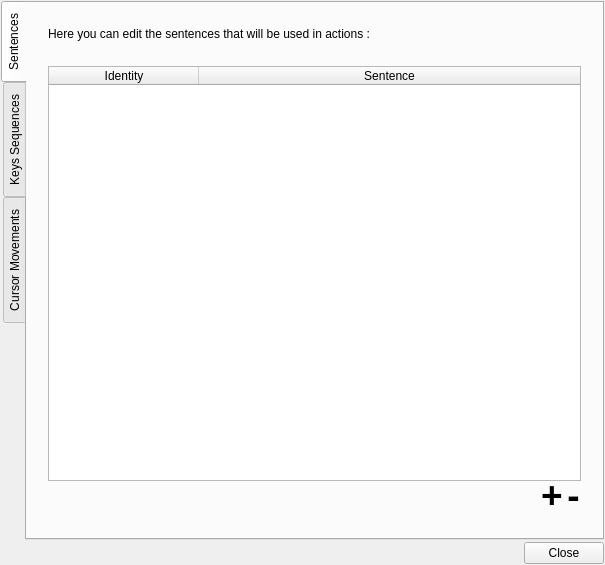
<?xml version="1.0" encoding="UTF-8"?>
<ui version="4.0">
 <class>DataEditDialog</class>
 <widget class="QDialog" name="DataEditDialog">
  <property name="geometry">
   <rect>
    <x>0</x>
    <y>0</y>
    <width>605</width>
    <height>565</height>
   </rect>
  </property>
  <property name="windowTitle">
   <string>Edit Data</string>
  </property>
  <layout class="QVBoxLayout" name="verticalLayout">
   <property name="spacing">
    <number>2</number>
   </property>
   <property name="leftMargin">
    <number>1</number>
   </property>
   <property name="topMargin">
    <number>1</number>
   </property>
   <property name="rightMargin">
    <number>1</number>
   </property>
   <property name="bottomMargin">
    <number>1</number>
   </property>
   <item>
    <widget class="QTabWidget" name="tabWidget">
     <property name="focusPolicy">
      <enum>Qt::FocusPolicy::StrongFocus</enum>
     </property>
     <property name="tabPosition">
      <enum>QTabWidget::TabPosition::West</enum>
     </property>
     <property name="currentIndex">
      <number>0</number>
     </property>
     <widget class="QWidget" name="tabSentences">
      <attribute name="title">
       <string>Sentences</string>
      </attribute>
      <layout class="QVBoxLayout" name="verticalLayout_2">
       <property name="spacing">
        <number>2</number>
       </property>
       <property name="leftMargin">
        <number>1</number>
       </property>
       <property name="topMargin">
        <number>1</number>
       </property>
       <property name="rightMargin">
        <number>1</number>
       </property>
       <property name="bottomMargin">
        <number>1</number>
       </property>
       <item>
        <layout class="QGridLayout" name="gridLayout">
         <property name="bottomMargin">
          <number>0</number>
         </property>
         <property name="spacing">
          <number>2</number>
         </property>
         <item row="5" column="2">
          <spacer name="verticalSpacer_3">
           <property name="orientation">
            <enum>Qt::Orientation::Vertical</enum>
           </property>
           <property name="sizeType">
            <enum>QSizePolicy::Policy::Preferred</enum>
           </property>
           <property name="sizeHint" stdset="0">
            <size>
             <width>20</width>
             <height>20</height>
            </size>
           </property>
          </spacer>
         </item>
         <item row="0" column="0">
          <spacer name="verticalSpacer">
           <property name="orientation">
            <enum>Qt::Orientation::Vertical</enum>
           </property>
           <property name="sizeType">
            <enum>QSizePolicy::Policy::Preferred</enum>
           </property>
           <property name="sizeHint" stdset="0">
            <size>
             <width>20</width>
             <height>20</height>
            </size>
           </property>
          </spacer>
         </item>
         <item row="1" column="0">
          <spacer name="horizontalSpacer">
           <property name="orientation">
            <enum>Qt::Orientation::Horizontal</enum>
           </property>
           <property name="sizeType">
            <enum>QSizePolicy::Policy::Preferred</enum>
           </property>
           <property name="sizeHint" stdset="0">
            <size>
             <width>20</width>
             <height>20</height>
            </size>
           </property>
          </spacer>
         </item>
         <item row="1" column="1">
          <widget class="QLabel" name="label">
           <property name="text">
            <string>Here you can edit the sentences that will be used in actions :</string>
           </property>
          </widget>
         </item>
         <item row="3" column="1">
          <widget class="SentencesTableWidget" name="sentencesTableWidget">
           <property name="focusPolicy">
            <enum>Qt::FocusPolicy::StrongFocus</enum>
           </property>
           <property name="editTriggers">
            <set>QAbstractItemView::EditTrigger::NoEditTriggers</set>
           </property>
           <property name="showDropIndicator" stdset="0">
            <bool>true</bool>
           </property>
           <property name="dragDropOverwriteMode">
            <bool>false</bool>
           </property>
           <property name="alternatingRowColors">
            <bool>true</bool>
           </property>
           <property name="selectionMode">
            <enum>QAbstractItemView::SelectionMode::SingleSelection</enum>
           </property>
           <property name="selectionBehavior">
            <enum>QAbstractItemView::SelectionBehavior::SelectRows</enum>
           </property>
           <property name="rowCount">
            <number>0</number>
           </property>
           <property name="columnCount">
            <number>2</number>
           </property>
           <attribute name="horizontalHeaderMinimumSectionSize">
            <number>60</number>
           </attribute>
           <attribute name="horizontalHeaderDefaultSectionSize">
            <number>150</number>
           </attribute>
           <attribute name="horizontalHeaderStretchLastSection">
            <bool>true</bool>
           </attribute>
           <attribute name="verticalHeaderVisible">
            <bool>false</bool>
           </attribute>
           <column>
            <property name="text">
             <string>Identity</string>
            </property>
           </column>
           <column>
            <property name="text">
             <string>Sentence</string>
            </property>
           </column>
          </widget>
         </item>
         <item row="2" column="1">
          <spacer name="verticalSpacer_2">
           <property name="orientation">
            <enum>Qt::Orientation::Vertical</enum>
           </property>
           <property name="sizeType">
            <enum>QSizePolicy::Policy::Fixed</enum>
           </property>
           <property name="sizeHint" stdset="0">
            <size>
             <width>20</width>
             <height>20</height>
            </size>
           </property>
          </spacer>
         </item>
         <item row="3" column="2">
          <spacer name="horizontalSpacer_2">
           <property name="orientation">
            <enum>Qt::Orientation::Horizontal</enum>
           </property>
           <property name="sizeType">
            <enum>QSizePolicy::Policy::Preferred</enum>
           </property>
           <property name="sizeHint" stdset="0">
            <size>
             <width>20</width>
             <height>20</height>
            </size>
           </property>
          </spacer>
         </item>
         <item row="4" column="1">
          <layout class="QHBoxLayout" name="horizontalLayout">
           <item>
            <spacer name="horizontalSpacer_3">
             <property name="orientation">
              <enum>Qt::Orientation::Horizontal</enum>
             </property>
             <property name="sizeHint" stdset="0">
              <size>
               <width>40</width>
               <height>20</height>
              </size>
             </property>
            </spacer>
           </item>
           <item>
            <widget class="QPushButton" name="addSentenceButton">
             <property name="sizePolicy">
              <sizepolicy hsizetype="Minimum" vsizetype="Minimum">
               <horstretch>0</horstretch>
               <verstretch>0</verstretch>
              </sizepolicy>
             </property>
             <property name="maximumSize">
              <size>
               <width>45</width>
               <height>45</height>
              </size>
             </property>
             <property name="font">
              <font>
               <pointsize>28</pointsize>
               <bold>true</bold>
              </font>
             </property>
             <property name="styleSheet">
              <string notr="true">QPushButton{padding-top:-10px;}</string>
             </property>
             <property name="text">
              <string notr="true">+</string>
             </property>
             <property name="flat">
              <bool>true</bool>
             </property>
            </widget>
           </item>
           <item>
            <widget class="QPushButton" name="removeSentenceButton">
             <property name="sizePolicy">
              <sizepolicy hsizetype="Minimum" vsizetype="Minimum">
               <horstretch>0</horstretch>
               <verstretch>0</verstretch>
              </sizepolicy>
             </property>
             <property name="maximumSize">
              <size>
               <width>45</width>
               <height>45</height>
              </size>
             </property>
             <property name="font">
              <font>
               <pointsize>28</pointsize>
               <bold>true</bold>
              </font>
             </property>
             <property name="styleSheet">
              <string notr="true">QPushButton{padding-top:-10px;}</string>
             </property>
             <property name="text">
              <string notr="true">-</string>
             </property>
             <property name="flat">
              <bool>true</bool>
             </property>
            </widget>
           </item>
          </layout>
         </item>
        </layout>
       </item>
      </layout>
     </widget>
     <widget class="QWidget" name="tabKeysSequences">
      <attribute name="title">
       <string>Keys Sequences</string>
      </attribute>
      <layout class="QVBoxLayout" name="verticalLayout_3">
       <property name="spacing">
        <number>2</number>
       </property>
       <property name="leftMargin">
        <number>1</number>
       </property>
       <property name="topMargin">
        <number>1</number>
       </property>
       <property name="rightMargin">
        <number>1</number>
       </property>
       <property name="bottomMargin">
        <number>1</number>
       </property>
       <item>
        <layout class="QGridLayout" name="gridLayout_2">
         <property name="bottomMargin">
          <number>0</number>
         </property>
         <property name="spacing">
          <number>2</number>
         </property>
         <item row="5" column="2">
          <spacer name="verticalSpacer_4">
           <property name="orientation">
            <enum>Qt::Orientation::Vertical</enum>
           </property>
           <property name="sizeType">
            <enum>QSizePolicy::Policy::Preferred</enum>
           </property>
           <property name="sizeHint" stdset="0">
            <size>
             <width>20</width>
             <height>20</height>
            </size>
           </property>
          </spacer>
         </item>
         <item row="0" column="0">
          <spacer name="verticalSpacer_5">
           <property name="orientation">
            <enum>Qt::Orientation::Vertical</enum>
           </property>
           <property name="sizeType">
            <enum>QSizePolicy::Policy::Preferred</enum>
           </property>
           <property name="sizeHint" stdset="0">
            <size>
             <width>20</width>
             <height>20</height>
            </size>
           </property>
          </spacer>
         </item>
         <item row="1" column="0">
          <spacer name="horizontalSpacer_4">
           <property name="orientation">
            <enum>Qt::Orientation::Horizontal</enum>
           </property>
           <property name="sizeType">
            <enum>QSizePolicy::Policy::Preferred</enum>
           </property>
           <property name="sizeHint" stdset="0">
            <size>
             <width>20</width>
             <height>20</height>
            </size>
           </property>
          </spacer>
         </item>
         <item row="1" column="1">
          <widget class="QLabel" name="label_2">
           <property name="text">
            <string>Here you can edit the keys sequences that will be used in actions :</string>
           </property>
          </widget>
         </item>
         <item row="3" column="1">
          <widget class="KeysSequencesTableWidget" name="keysSequencesTableWidget">
           <property name="focusPolicy">
            <enum>Qt::FocusPolicy::StrongFocus</enum>
           </property>
           <property name="editTriggers">
            <set>QAbstractItemView::EditTrigger::NoEditTriggers</set>
           </property>
           <property name="tabKeyNavigation">
            <bool>true</bool>
           </property>
           <property name="showDropIndicator" stdset="0">
            <bool>true</bool>
           </property>
           <property name="dragDropOverwriteMode">
            <bool>false</bool>
           </property>
           <property name="alternatingRowColors">
            <bool>true</bool>
           </property>
           <property name="selectionMode">
            <enum>QAbstractItemView::SelectionMode::SingleSelection</enum>
           </property>
           <property name="selectionBehavior">
            <enum>QAbstractItemView::SelectionBehavior::SelectRows</enum>
           </property>
           <property name="rowCount">
            <number>0</number>
           </property>
           <property name="columnCount">
            <number>2</number>
           </property>
           <attribute name="horizontalHeaderMinimumSectionSize">
            <number>60</number>
           </attribute>
           <attribute name="horizontalHeaderDefaultSectionSize">
            <number>150</number>
           </attribute>
           <attribute name="horizontalHeaderStretchLastSection">
            <bool>true</bool>
           </attribute>
           <attribute name="verticalHeaderVisible">
            <bool>false</bool>
           </attribute>
           <column>
            <property name="text">
             <string>Identity</string>
            </property>
           </column>
           <column>
            <property name="text">
             <string>Sentence</string>
            </property>
           </column>
          </widget>
         </item>
         <item row="2" column="1">
          <spacer name="verticalSpacer_6">
           <property name="orientation">
            <enum>Qt::Orientation::Vertical</enum>
           </property>
           <property name="sizeType">
            <enum>QSizePolicy::Policy::Fixed</enum>
           </property>
           <property name="sizeHint" stdset="0">
            <size>
             <width>20</width>
             <height>20</height>
            </size>
           </property>
          </spacer>
         </item>
         <item row="3" column="2">
          <spacer name="horizontalSpacer_5">
           <property name="orientation">
            <enum>Qt::Orientation::Horizontal</enum>
           </property>
           <property name="sizeType">
            <enum>QSizePolicy::Policy::Preferred</enum>
           </property>
           <property name="sizeHint" stdset="0">
            <size>
             <width>20</width>
             <height>20</height>
            </size>
           </property>
          </spacer>
         </item>
         <item row="4" column="1">
          <layout class="QHBoxLayout" name="horizontalLayout_2">
           <item>
            <spacer name="horizontalSpacer_6">
             <property name="orientation">
              <enum>Qt::Orientation::Horizontal</enum>
             </property>
             <property name="sizeHint" stdset="0">
              <size>
               <width>40</width>
               <height>20</height>
              </size>
             </property>
            </spacer>
           </item>
           <item>
            <widget class="QPushButton" name="addKeysSequenceButton">
             <property name="sizePolicy">
              <sizepolicy hsizetype="Minimum" vsizetype="Minimum">
               <horstretch>0</horstretch>
               <verstretch>0</verstretch>
              </sizepolicy>
             </property>
             <property name="maximumSize">
              <size>
               <width>45</width>
               <height>45</height>
              </size>
             </property>
             <property name="font">
              <font>
               <pointsize>28</pointsize>
               <bold>true</bold>
              </font>
             </property>
             <property name="styleSheet">
              <string notr="true">QPushButton{padding-top:-10px;}</string>
             </property>
             <property name="text">
              <string notr="true">+</string>
             </property>
             <property name="flat">
              <bool>true</bool>
             </property>
            </widget>
           </item>
           <item>
            <widget class="QPushButton" name="removeKeysSequenceButton">
             <property name="sizePolicy">
              <sizepolicy hsizetype="Minimum" vsizetype="Minimum">
               <horstretch>0</horstretch>
               <verstretch>0</verstretch>
              </sizepolicy>
             </property>
             <property name="maximumSize">
              <size>
               <width>45</width>
               <height>45</height>
              </size>
             </property>
             <property name="font">
              <font>
               <pointsize>28</pointsize>
               <bold>true</bold>
              </font>
             </property>
             <property name="styleSheet">
              <string notr="true">QPushButton{padding-top:-10px;}</string>
             </property>
             <property name="text">
              <string notr="true">-</string>
             </property>
             <property name="flat">
              <bool>true</bool>
             </property>
            </widget>
           </item>
          </layout>
         </item>
        </layout>
       </item>
      </layout>
     </widget>
     <widget class="QWidget" name="tabCursorMovements">
      <attribute name="title">
       <string>Cursor Movements</string>
      </attribute>
      <layout class="QVBoxLayout" name="verticalLayout_4">
       <property name="spacing">
        <number>2</number>
       </property>
       <property name="leftMargin">
        <number>1</number>
       </property>
       <property name="topMargin">
        <number>1</number>
       </property>
       <property name="rightMargin">
        <number>1</number>
       </property>
       <property name="bottomMargin">
        <number>1</number>
       </property>
       <item>
        <layout class="QGridLayout" name="gridLayout_3">
         <property name="bottomMargin">
          <number>0</number>
         </property>
         <property name="spacing">
          <number>2</number>
         </property>
         <item row="5" column="2">
          <spacer name="verticalSpacer_7">
           <property name="orientation">
            <enum>Qt::Orientation::Vertical</enum>
           </property>
           <property name="sizeType">
            <enum>QSizePolicy::Policy::Preferred</enum>
           </property>
           <property name="sizeHint" stdset="0">
            <size>
             <width>20</width>
             <height>20</height>
            </size>
           </property>
          </spacer>
         </item>
         <item row="0" column="0">
          <spacer name="verticalSpacer_8">
           <property name="orientation">
            <enum>Qt::Orientation::Vertical</enum>
           </property>
           <property name="sizeType">
            <enum>QSizePolicy::Policy::Preferred</enum>
           </property>
           <property name="sizeHint" stdset="0">
            <size>
             <width>20</width>
             <height>20</height>
            </size>
           </property>
          </spacer>
         </item>
         <item row="1" column="0">
          <spacer name="horizontalSpacer_7">
           <property name="orientation">
            <enum>Qt::Orientation::Horizontal</enum>
           </property>
           <property name="sizeType">
            <enum>QSizePolicy::Policy::Preferred</enum>
           </property>
           <property name="sizeHint" stdset="0">
            <size>
             <width>20</width>
             <height>20</height>
            </size>
           </property>
          </spacer>
         </item>
         <item row="1" column="1">
          <widget class="QLabel" name="label_3">
           <property name="text">
            <string>Here you can edit the cursor movements sets that will be used in actions :</string>
           </property>
          </widget>
         </item>
         <item row="3" column="1">
          <widget class="CursorMovementsTableWidget" name="cursorMovementsTableWidget">
           <property name="focusPolicy">
            <enum>Qt::FocusPolicy::StrongFocus</enum>
           </property>
           <property name="editTriggers">
            <set>QAbstractItemView::EditTrigger::NoEditTriggers</set>
           </property>
           <property name="tabKeyNavigation">
            <bool>true</bool>
           </property>
           <property name="showDropIndicator" stdset="0">
            <bool>true</bool>
           </property>
           <property name="dragDropOverwriteMode">
            <bool>false</bool>
           </property>
           <property name="alternatingRowColors">
            <bool>true</bool>
           </property>
           <property name="selectionMode">
            <enum>QAbstractItemView::SelectionMode::SingleSelection</enum>
           </property>
           <property name="selectionBehavior">
            <enum>QAbstractItemView::SelectionBehavior::SelectRows</enum>
           </property>
           <property name="rowCount">
            <number>0</number>
           </property>
           <property name="columnCount">
            <number>2</number>
           </property>
           <attribute name="horizontalHeaderMinimumSectionSize">
            <number>60</number>
           </attribute>
           <attribute name="horizontalHeaderDefaultSectionSize">
            <number>150</number>
           </attribute>
           <attribute name="horizontalHeaderStretchLastSection">
            <bool>true</bool>
           </attribute>
           <attribute name="verticalHeaderVisible">
            <bool>false</bool>
           </attribute>
           <column>
            <property name="text">
             <string>Identity</string>
            </property>
           </column>
           <column>
            <property name="text">
             <string>Cursor movements</string>
            </property>
           </column>
          </widget>
         </item>
         <item row="2" column="1">
          <spacer name="verticalSpacer_9">
           <property name="orientation">
            <enum>Qt::Orientation::Vertical</enum>
           </property>
           <property name="sizeType">
            <enum>QSizePolicy::Policy::Fixed</enum>
           </property>
           <property name="sizeHint" stdset="0">
            <size>
             <width>20</width>
             <height>20</height>
            </size>
           </property>
          </spacer>
         </item>
         <item row="3" column="2">
          <spacer name="horizontalSpacer_8">
           <property name="orientation">
            <enum>Qt::Orientation::Horizontal</enum>
           </property>
           <property name="sizeType">
            <enum>QSizePolicy::Policy::Preferred</enum>
           </property>
           <property name="sizeHint" stdset="0">
            <size>
             <width>20</width>
             <height>20</height>
            </size>
           </property>
          </spacer>
         </item>
         <item row="4" column="1">
          <layout class="QHBoxLayout" name="horizontalLayout_3">
           <item>
            <spacer name="horizontalSpacer_9">
             <property name="orientation">
              <enum>Qt::Orientation::Horizontal</enum>
             </property>
             <property name="sizeHint" stdset="0">
              <size>
               <width>40</width>
               <height>20</height>
              </size>
             </property>
            </spacer>
           </item>
           <item>
            <widget class="QPushButton" name="addCursorMovementsButton">
             <property name="sizePolicy">
              <sizepolicy hsizetype="Minimum" vsizetype="Minimum">
               <horstretch>0</horstretch>
               <verstretch>0</verstretch>
              </sizepolicy>
             </property>
             <property name="maximumSize">
              <size>
               <width>45</width>
               <height>45</height>
              </size>
             </property>
             <property name="font">
              <font>
               <pointsize>28</pointsize>
               <bold>true</bold>
              </font>
             </property>
             <property name="styleSheet">
              <string notr="true">QPushButton{padding-top:-10px;}</string>
             </property>
             <property name="text">
              <string notr="true">+</string>
             </property>
             <property name="flat">
              <bool>true</bool>
             </property>
            </widget>
           </item>
           <item>
            <widget class="QPushButton" name="removeCursorMovementsButton">
             <property name="sizePolicy">
              <sizepolicy hsizetype="Minimum" vsizetype="Minimum">
               <horstretch>0</horstretch>
               <verstretch>0</verstretch>
              </sizepolicy>
             </property>
             <property name="maximumSize">
              <size>
               <width>45</width>
               <height>45</height>
              </size>
             </property>
             <property name="font">
              <font>
               <pointsize>28</pointsize>
               <bold>true</bold>
              </font>
             </property>
             <property name="styleSheet">
              <string notr="true">QPushButton{padding-top:-10px;}</string>
             </property>
             <property name="text">
              <string notr="true">-</string>
             </property>
             <property name="flat">
              <bool>true</bool>
             </property>
            </widget>
           </item>
          </layout>
         </item>
        </layout>
       </item>
      </layout>
     </widget>
    </widget>
   </item>
   <item>
    <widget class="QDialogButtonBox" name="buttonBox">
     <property name="orientation">
      <enum>Qt::Orientation::Horizontal</enum>
     </property>
     <property name="standardButtons">
      <set>QDialogButtonBox::StandardButton::Close</set>
     </property>
    </widget>
   </item>
  </layout>
 </widget>
 <customwidgets>
  <customwidget>
   <class>KeysSequencesTableWidget</class>
   <extends>QTableWidget</extends>
   <header location="global">ui/KeysSequencesTableWidget.h</header>
  </customwidget>
  <customwidget>
   <class>CursorMovementsTableWidget</class>
   <extends>QTableWidget</extends>
   <header location="global">ui/CursorMovementsTableWidget.h</header>
  </customwidget>
  <customwidget>
   <class>SentencesTableWidget</class>
   <extends>QTableWidget</extends>
   <header location="global">ui/SentencesTableWidget.h</header>
  </customwidget>
 </customwidgets>
 <resources/>
 <connections>
  <connection>
   <sender>buttonBox</sender>
   <signal>accepted()</signal>
   <receiver>DataEditDialog</receiver>
   <slot>accept()</slot>
   <hints>
    <hint type="sourcelabel">
     <x>248</x>
     <y>254</y>
    </hint>
    <hint type="destinationlabel">
     <x>157</x>
     <y>274</y>
    </hint>
   </hints>
  </connection>
  <connection>
   <sender>buttonBox</sender>
   <signal>rejected()</signal>
   <receiver>DataEditDialog</receiver>
   <slot>reject()</slot>
   <hints>
    <hint type="sourcelabel">
     <x>316</x>
     <y>260</y>
    </hint>
    <hint type="destinationlabel">
     <x>286</x>
     <y>274</y>
    </hint>
   </hints>
  </connection>
 </connections>
</ui>
